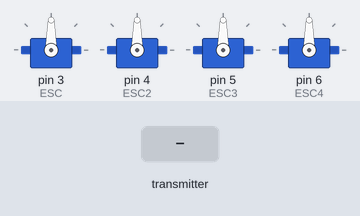
A sketch run on a simulated Arduino Uno, built with avr-gcc and run on an emulated ATmega328P. Shown: 4 × servo. Inputs (shaded band) come from the test bench. No radio packets arrive unless stated.

Above: at 1.2 s.
1.3 s: the transmitter starts sending potValue = 0
At 2.1 s:
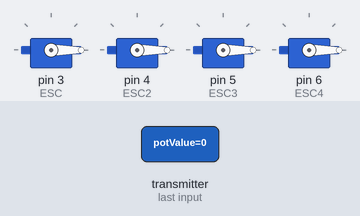
2.8 s: the transmitter starts sending potValue = 256
At 3.3 s:
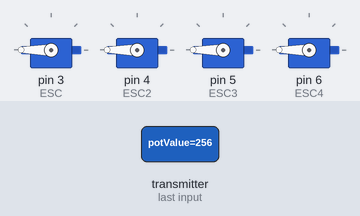
4.3 s: the transmitter starts sending potValue = 512
At 5.6 s:
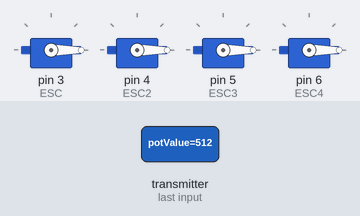
Timing chart, 0 to 7.3 s (numbered marks = the images above; inputs shaded):
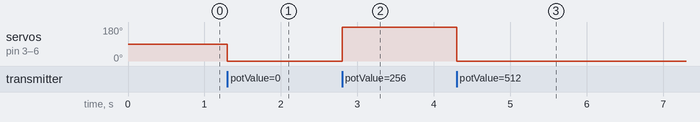

The sketch:

recieving.ino
```cpp
/**
 * Receiver
 * VCC --> 5V
 * GND --> GND
 * CE --> pin 7
 * CSN --> pin 8
 * SCK --> pin 13
 * M0 (MOSI) --> pin 11
 * m1 (MISO) --> pin 12
 */


#include <SPI.h>
#include <nRF24L01.h>
#include <RF24.h>
#include <Servo.h>

Servo ESC;     // create servo object to control the ESC
Servo ESC2;     // create servo object to control the ESC
Servo ESC3;     // create servo object to control the ESC
Servo ESC4;     // create servo object to control the ESC
RF24 radio(7, 8); // CE, CSN

const byte address[6] = "00001";

int potValue = "";  // value from the analog pin

void setup() {
  // Reciever setup
  radio.begin();
  radio.openReadingPipe(0, address);
  radio.setPALevel(RF24_PA_MIN);
  radio.startListening();

  // Attach the ESC on pin 9
  ESC.attach(3,1000,2000); // (pin, min pulse width, max pulse width in microseconds)
  ESC2.attach(4,1000,2000); // (pin, min pulse width, max pulse width in microseconds)
  ESC3.attach(5,1000,2000); // (pin, min pulse width, max pulse width in microseconds)
  ESC4.attach(6,1000,2000); // (pin, min pulse width, max pulse width in microseconds)
}

void loop() {
  if (radio.available()) {
    radio.read(&potValue, sizeof(potValue));

    ESC.write(potValue);    // Send the signal to the ESC
    ESC2.write(potValue);    // Send the signal to the ESC
    ESC3.write(potValue);    // Send the signal to the ESC
    ESC4.write(potValue);    // Send the signal to the ESC
  }
}
```

Measured:
- after the input at 1.3 s, servo on pin 3 (ESC), servo on pin 4 (ESC2), servo on pin 5 (ESC3), servo on pin 6 (ESC4): 90° → 0° at once
- after the input at 2.8 s, servo on pin 3 (ESC), servo on pin 4 (ESC2), servo on pin 5 (ESC3), servo on pin 6 (ESC4): 0° → 180° at once
- after the input at 4.3 s, servo on pin 3 (ESC), servo on pin 4 (ESC2), servo on pin 5 (ESC3), servo on pin 6 (ESC4): 180° → 0° at once
